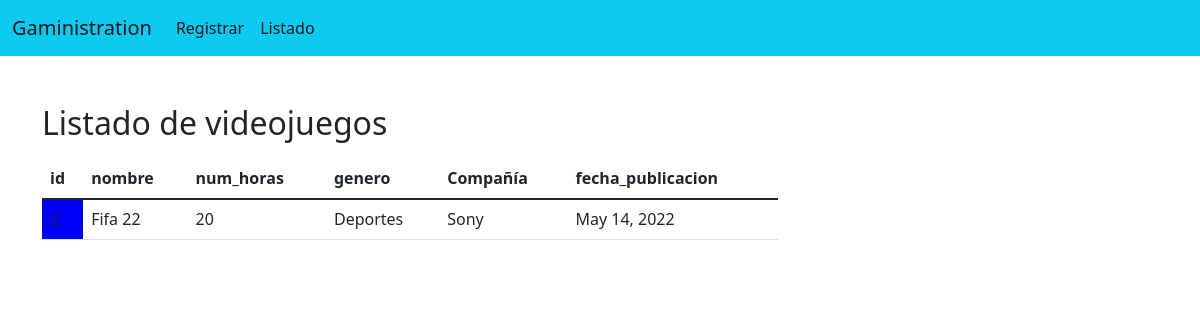
Page /GameStore/listadovideojuegosSony/ on the committed database.
### GameStore/models.py (models this page shows, shortened)
class Videojuego(models.Model):
    id = models.IntegerField(primary_key=True)
    nombre = models.TextField(max_length=150)
    num_horas = models.IntegerField()
    genero = models.TextField(max_length=150)
    fecha_publicacion = models.DateField()
    compania = models.TextField(max_length=150)

### GameStore/views.py (the view)
def cargar_listaS(request):
    videojuegos = Videojuego.objects.all()
    return render(request, "ListadoVideojuegosSony.html", {"videojuegos":videojuegos})

### templates/ListadoVideojuegosSony.html (shortened to what this page needs)
{% extends "./base.html" %}
{% block body %}
<div class="row">
    <div class="col-sm-12 col-md-6 col-lg-8 col-xl-8 py-4">
        <h2>Listado de videojuegos</h2>
        <div class="table-responsive py-2">
            <table class="table table-striped">
                <thead>
                    <tr>
                        <th>id</th>
                        <th>nombre</th>
                        <th>num_horas</th>
                        <th>genero</th>
                        <th>Compañía</th>
                        <th>fecha_publicacion</th>
                    </tr>
                </thead>
                <tbody>
                    {% for videojuego in videojuegos %}
                        <tr>
                            {% if videojuego.compania == "Sony" %}
                                <td style="background: blue">{{ videojuego.id }}</td>
                                <td>{{ videojuego.nombre }}</td>
                                <td>{{ videojuego.num_horas }}</td>
                                <td>{{ videojuego.genero }}</td>
                                <td>{{ videojuego.compania }}</td>
                                <td>{{ videojuego.fecha_publicacion }}</td>
                            {% endif %}
                        </tr>
                    {% endfor %}
                </tbody>
            </table>
        </div>
    </div>
</div>
{% endblock %}

### rows in the picture
Videojuego: nombre "Fifa 22", num_horas "20", genero "Deportes", compania "Sony", fecha_publicacion "May 14, 2022"
